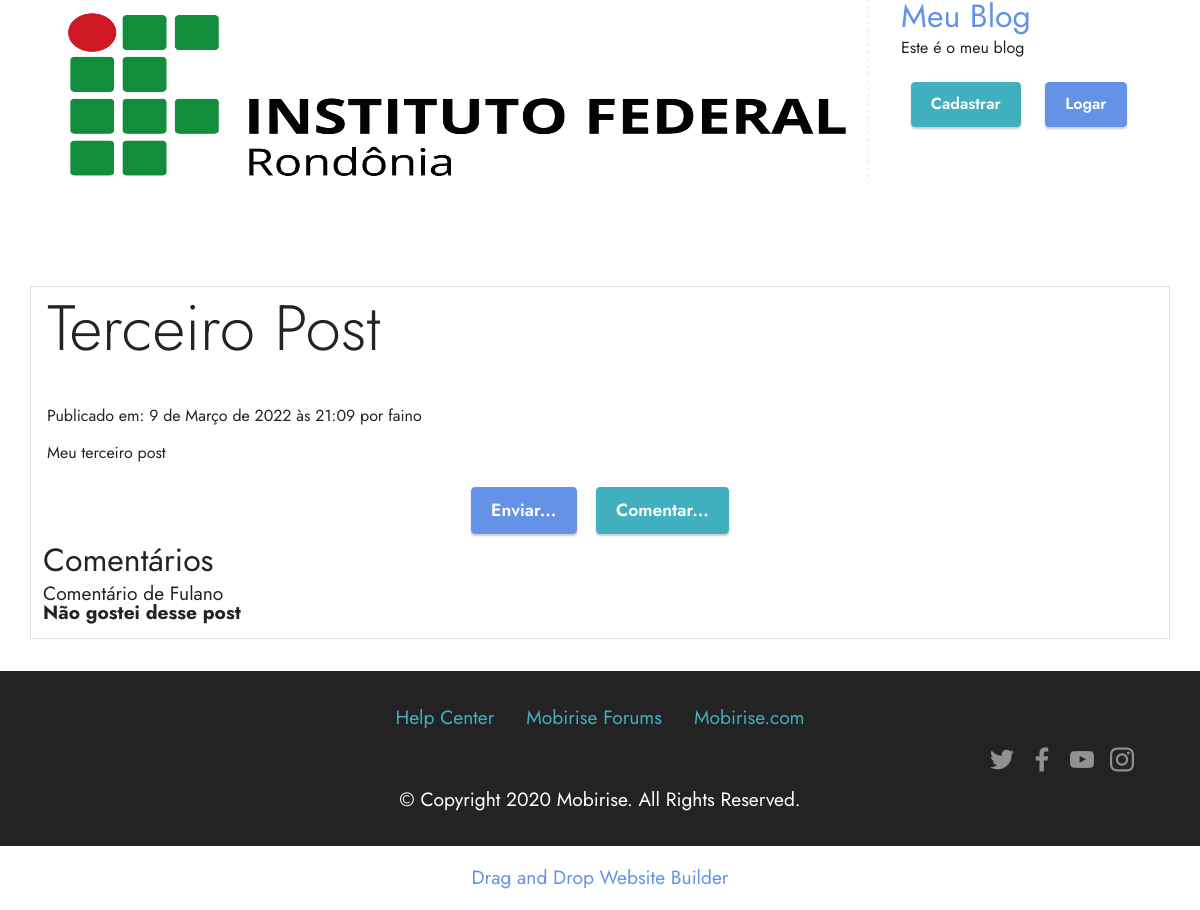
/detalhe/8/terceiro-post, run on an earlier commit of the app's database.
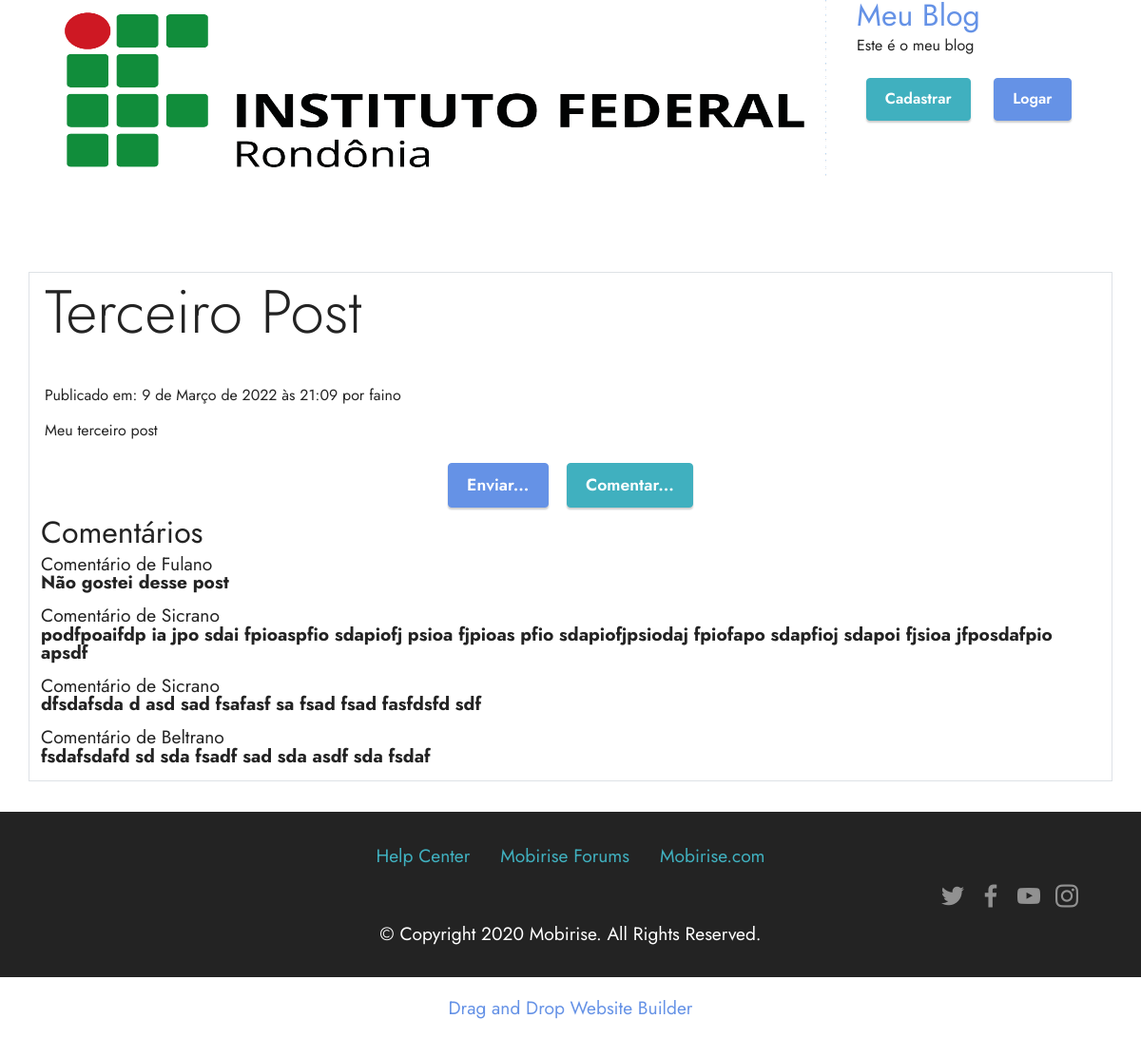
And on a later commit of the database.
### postagens/models.py (models this page shows, shortened)
class Comentario(models.Model):
    nome = models.CharField(max_length=50)
    email = models.EmailField()
    corpo = models.TextField()
    criado = models.DateTimeField(auto_now_add=True)
    atualizado = models.DateTimeField(auto_now=True)
    ativo = models.BooleanField(default=False)
    postagem = models.ForeignKey(Postagem, on_delete=models.CASCADE, related_name='post_coments')
    class Meta:
        verbose_name = "Comentário"
        verbose_name_plural = "Comentários"

### postagens/views.py (the view)
# urls.py: path('detalhe/<id>/<slug>', views.DetalhePostView.as_view(), name='detalhepost'),
class DetalhePostView(DetailView):
    template_name = 'postagens/detalhe.html'
    model = Postagem
    context_object_name = 'post'
    def get_context_data(self, **kwargs):
        ctx = super().get_context_data(**kwargs)
        ctx['coments'] = Comentario.objects.all().filter(postagem=self.object, ativo=True)
        return ctx

### postagens/templates/postagens/detalhe.html (shortened to what this page needs)
{% extends 'base.html' %}
{% load static %}
{% block conteudo%}
{% include 'includes/top.html' %}
<section data-bs-version="5.1" class="content10 cid-tzVgp39K95" id="content10-1">
    <div class="container">
        <div class="row justify-content-center border border-ligth">
            <div class="col-12">
                <h6 class="mbr-section-subtitle mbr-fonts-style mb-4 display-3">
                    {{ post.titulo }}
                </h6>
            </div>
            <div class="col-12">
                <p class="mbr-text mbr-fonts-style display-9">
                    Publicado em: {{ post.publicado }} por {{ post.autor }}
                </p>
                <p class="mbr-text mbr-fonts-style display-7">
                    {{ post.corpo|linebreaks }}
                </p>
            </div>
            <div class="mbr-section-btn align-center">
                <a class="btn btn-primary display-4"
                   href="{% url 'enviarpost' post.id %}">Enviar...</a>&nbsp;&nbsp;
                <a class="btn btn-success display-4"
                   href="{% url 'comentpost' post.id %}">Comentar...</a>
            </div>
            <div class="mbr-text mbr-fonts-style display-7">
                <h2>Comentários</h2>
                {% for c in coments %}
                <p>Comentário de {{ c.nome }}<br>
                    <b>{{ c.corpo }}</b>
                </p>
                {% empty %}
                <p>Não existem comentários para esta postagem.</p>
                {% endfor %}
            </div>
        </div>
    </div>
</section>
{% endblock %}

What changed in the data, as far as the page shows it:
added Comentario: nome "Sicrano", corpo "podfpoaifdp ia jpo sdai fpioaspfio sdapiofj psioa fjpioas pfio sdapiofjpsiodaj fpiofapo sdapfioj sdapoi fjsioa jfposdafpio apsdf"
added Comentario: nome "Sicrano", corpo "dfsdafsda d asd sad fsafasf sa fsad fsad fasfdsfd sdf"
added Comentario: nome "Beltrano", corpo "fsdafsdafd sd sda fsadf sad sda asdf sda fsdaf"
